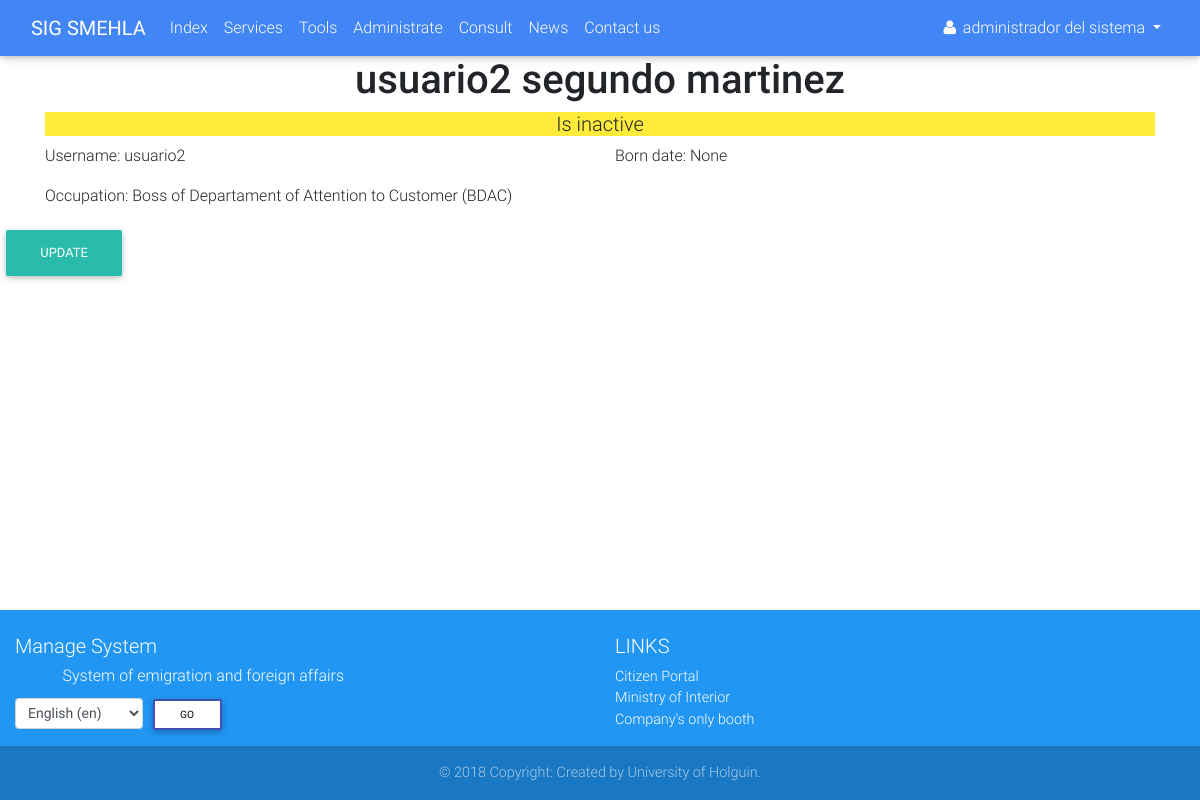
The app's page /accounts/4/detail/ (signed in), older data.
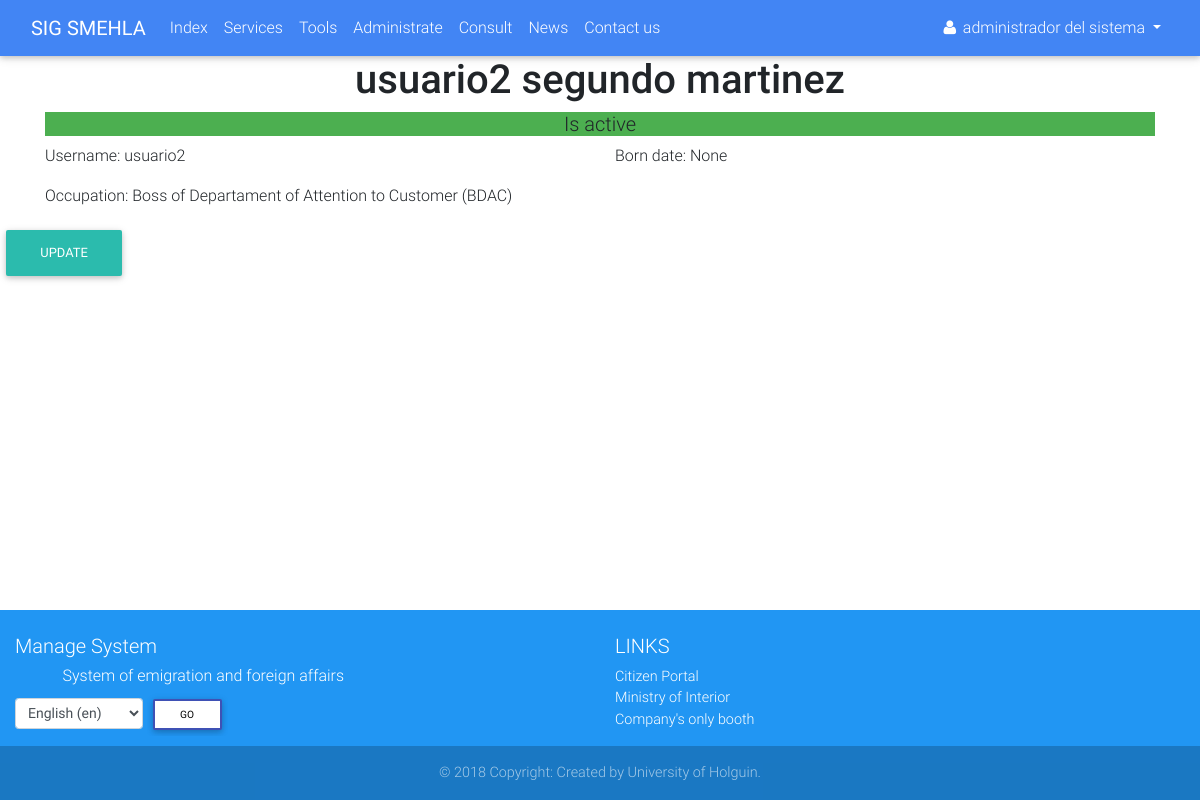
The same page, newer data.
### accounts/views.py (the view)
# urls.py: path('<int:pk>/detail/', views.ProfileDetailView.as_view(), name='profile_detail'),
class ProfileDetailView(mixins.LoginRequiredMixin, generic.DetailView):
    model = Profile

### accounts/models.py (called while the page is built)
    def age(self):
        if self.born_date:
            return _('%(years)d years') % {'years': date.today().year - self.born_date.year}
        else:
            return None

    def __str__(self):
        if self.first_name and self.last_name:
            return self.get_full_name()
        else:
            return self.username

### accounts/templates/accounts/profile_detail.html (shortened to what this page needs)
{% extends 'navbar.html' %}
{% load i18n %}
{% block main %}
    <div class="container">
        <div class="row">
            <div class="col">
                <h1 class="h1 text-center">{{ profile }}</h1>
                {% if user.occupation == 'ADMIN' %}
                    {% if profile.is_active %}
                        <h5 class="green text-center">{% trans 'Is active' %}</h5>
                    {% else %}
                        <h5 class="yellow text-center">{% trans 'Is inactive' %}</h5>
                    {% endif %}
                {% endif %}
            </div>
        </div>
        <div class="row">
            <div class="col">
                <p>{% trans 'Username' %}: {{ profile.username }}</p>
            </div>
            <div class="col">
                <p>{% trans 'Born date' %}: {{ profile.born_date }}</p>
            </div>
        </div>
        <div class="row">
            <div class="col">
                <p>{% trans 'Occupation' %}: {{ profile.get_occupation_display }} ({{ profile.occupation }})</p>
            </div>
        </div>
    </div>
    {% if user.pk == profile.pk or user.occupation == 'ADMIN' %}
        <a href="{% url 'accounts:profile_update' profile.pk %}" class="btn btn-default">{% trans 'Update' %}</a>
    {% endif %}
{% endblock %}

Row changes from the older to the newer data that the page shows:
changed Profile "usuario2 segundo martinez": is_active False → True (drawn)
Text that changed along with them:
text no longer shown: "Is inactive"
text now shown: "Is active"
